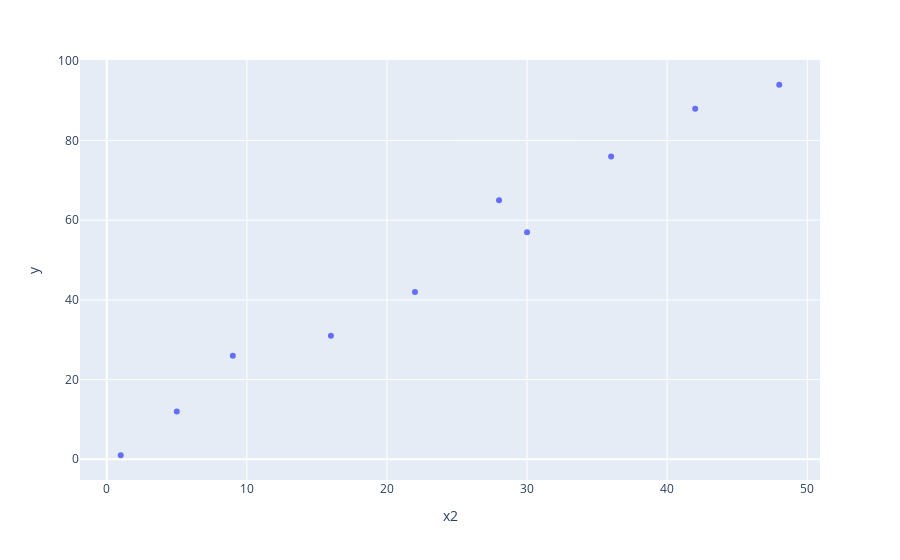

Source (notebook cell):
### Code cell
tmp = pd.DataFrame({'x2': (np.asarray(x[:,1])).flatten(),
                    'y': (np.asarray(y)).flatten()})

fig = px.scatter(tmp, x="x2", y="y")
fig.show()

### Figure 1 — Plotly figure (JSON) as saved in the notebook; plotly's stock layout.template omitted (floating-point values rounded to 4 significant figures)
{"data": [{"hovertemplate": "x2=%{x}<br>y=%{y}<extra></extra>", "legendgroup": "", "marker": {"color": "#636efa", "symbol": "circle"}, "mode": "markers", "name": "", "orientation": "v", "showlegend": false, "type": "scatter", "x": [1, 5, 9, 16, 22, 30, 28, 36, 42, 48], "xaxis": "x", "y": [1, 12, 26, 31, 42, 57, 65, 76, 88, 94], "yaxis": "y"}], "layout": {"autosize": true, "legend": {"tracegroupgap": 0}, "margin": {"t": 60}, "xaxis": {"anchor": "y", "autorange": true, "domain": [0, 1], "range": [-2.298, 51.3], "title": {"text": "x2"}, "type": "linear"}, "yaxis": {"anchor": "x", "autorange": true, "domain": [0, 1], "range": [-6.201, 101.2], "title": {"text": "y"}, "type": "linear"}}}
